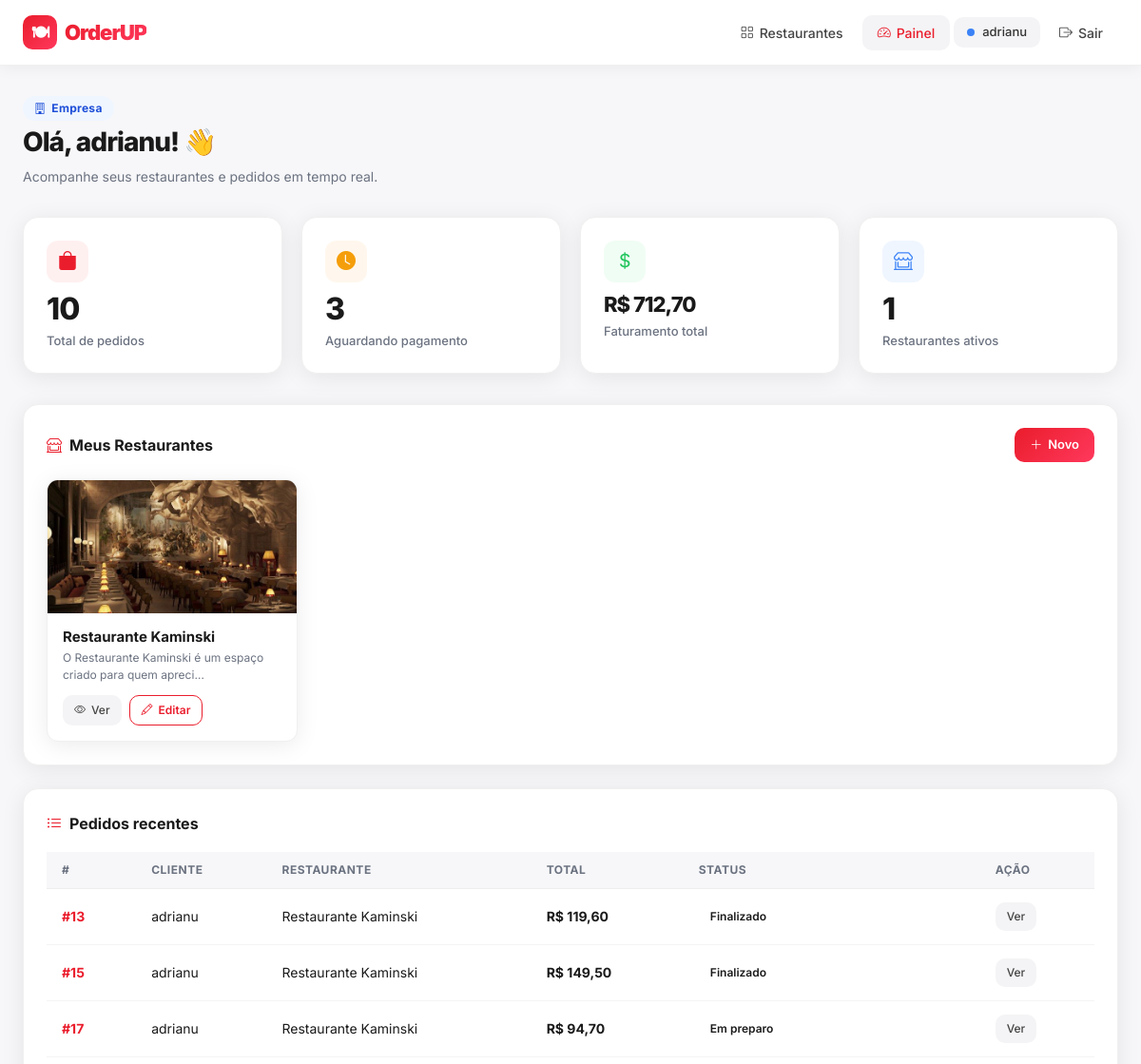
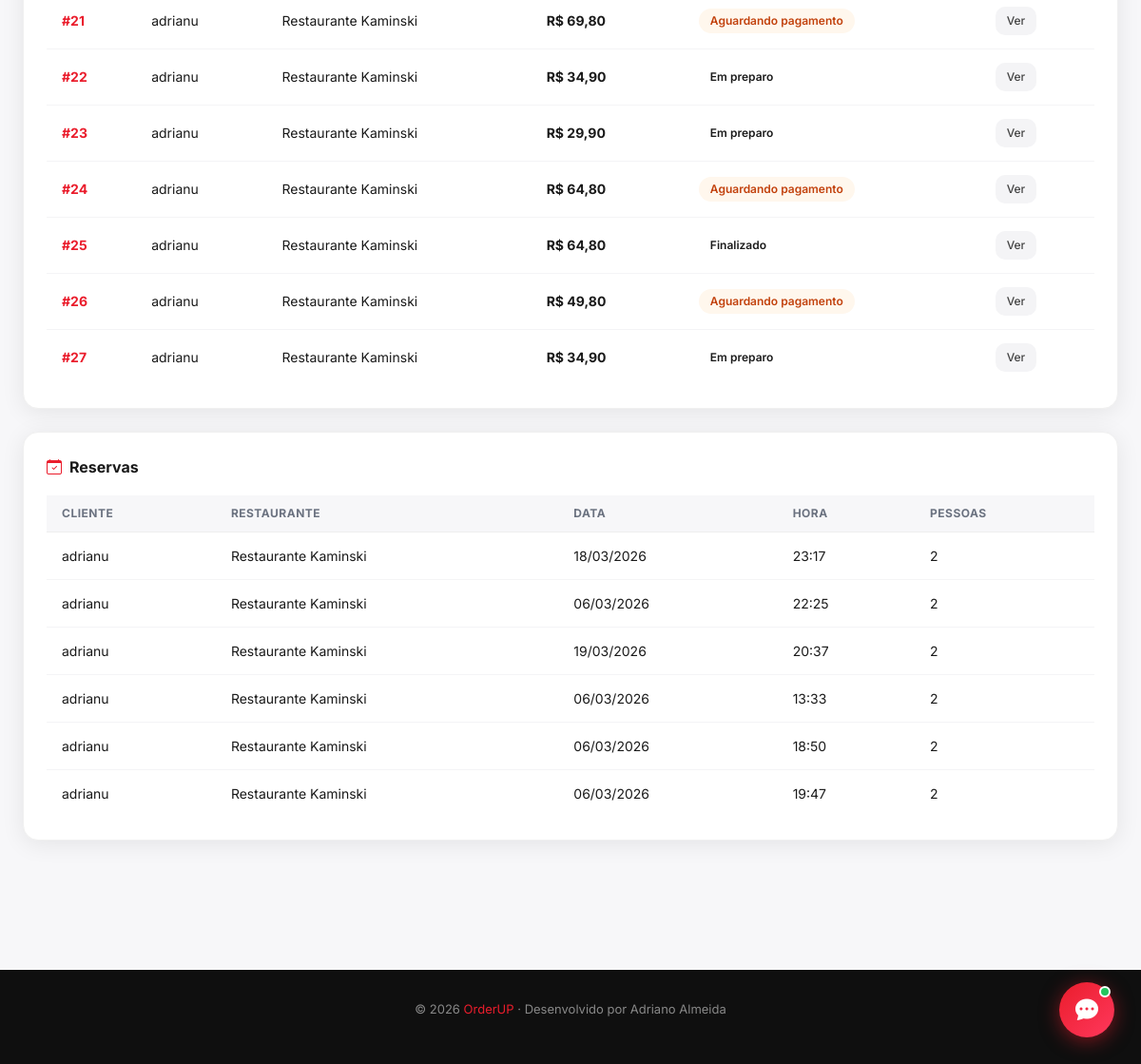
/dashboard/ (signed in), run on an earlier commit of the app's database (2 pictures, top to bottom).
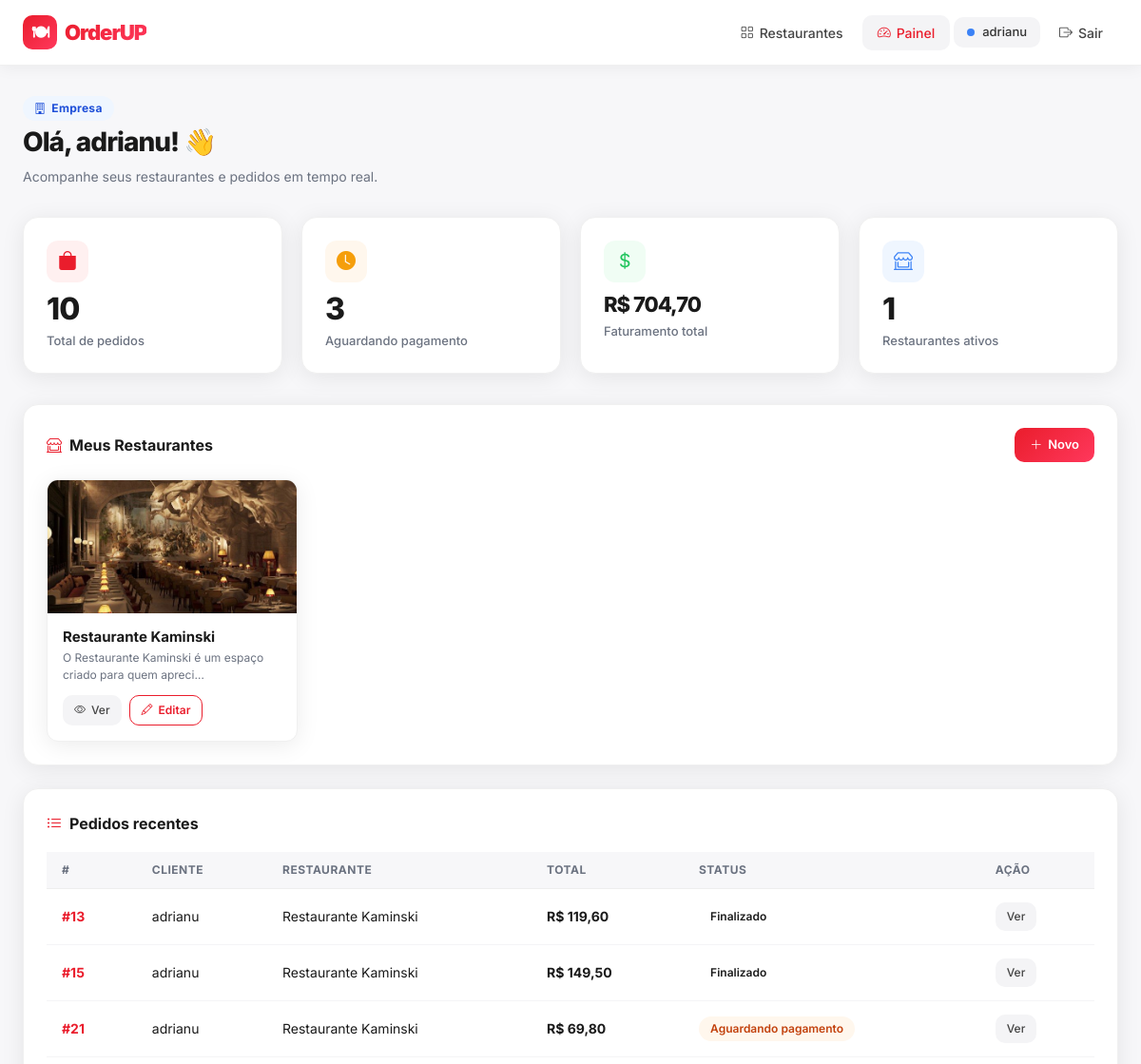
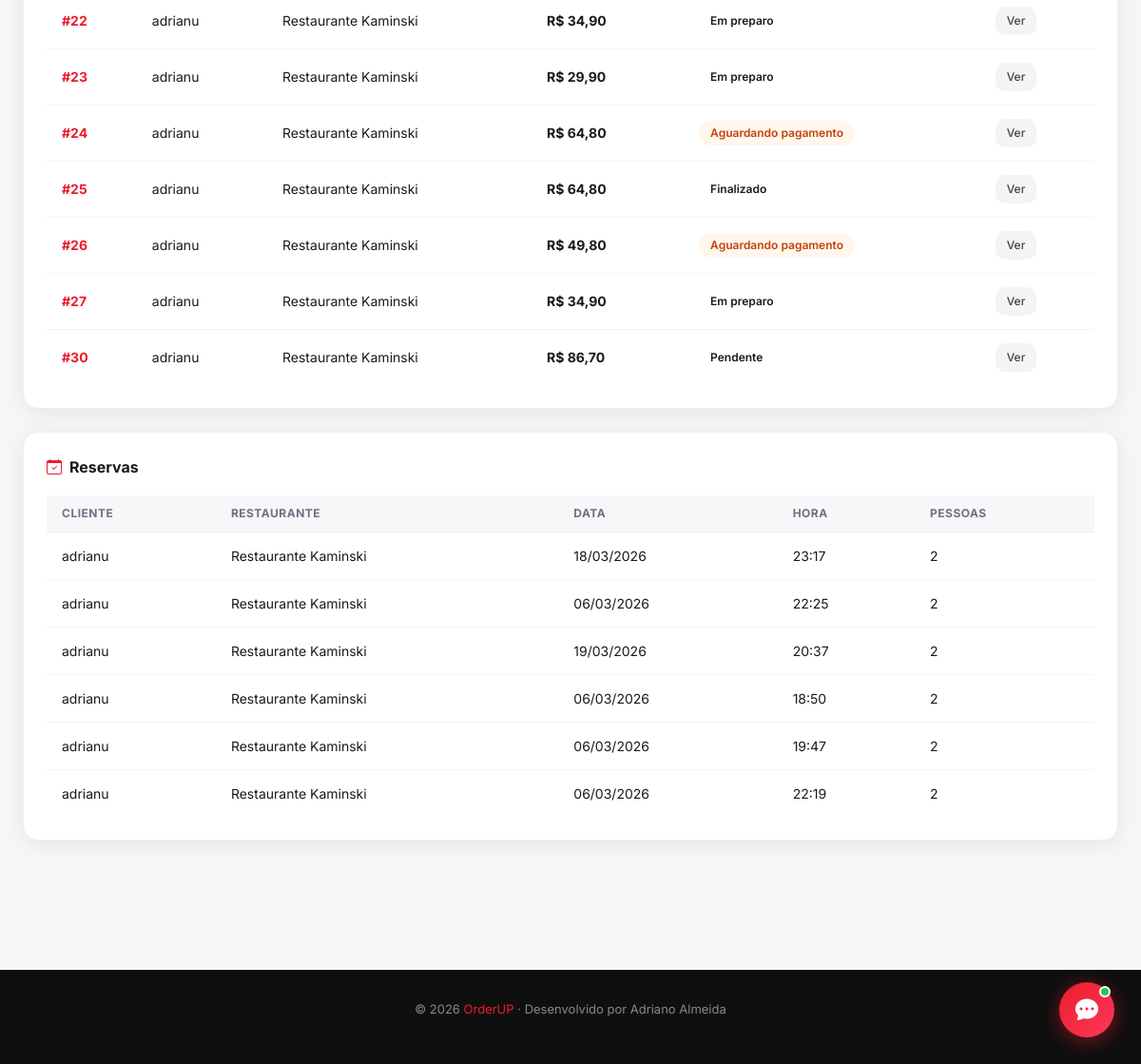
And on a later commit of the database (2 pictures, top to bottom).
### myapp/models.py (models this page shows, shortened)
class Restaurant(models.Model):
    name = models.CharField(max_length=200)
    description = models.TextField()
    image = models.ImageField(upload_to='restaurants/', blank=True, null=True)
    owner = models.ForeignKey(User, on_delete=models.CASCADE)
    created_at = models.DateTimeField(auto_now_add=True)
    class Meta:
        ordering = ['-created_at']

class Order(models.Model):
    ORDER_STATUS = [
        ('PENDING', 'Aguardando pagamento'),
        ('PAID', 'Pago'),
        ('PREPARING', 'Em preparo'),
        ('READY', 'Pronto'),
        ('DELIVERED', 'Entregue'),
        ('CANCELLED', 'Cancelado'),
    ]
    ORDER_TYPE = [
        ('LOCAL', 'Consumo no Local'),
        ('DELIVERY', 'Entrega'),
    ]
    restaurant = models.ForeignKey(
        Restaurant,
        on_delete=models.CASCADE,
        related_name='orders'
    )
    customer = models.ForeignKey(
        User,
        on_delete=models.CASCADE,
        related_name='orders'
    )
    PAYMENT_METHOD = [
        ('pix', 'PIX'),
        ('credito', 'Cartão de Crédito'),
        ('debito', 'Cartão de Débito'),
        ('dinheiro', 'Dinheiro'),
    ]
    order_type = models.CharField(max_length=10, choices=ORDER_TYPE)
    status = models.CharField(
        max_length=20,
        choices=ORDER_STATUS,
        default='PENDING'
    )
    delivery_address = models.CharField(max_length=300, blank=True, null=True)
    delivery_complement = models.CharField(max_length=100, blank=True, null=True)
    delivery_neighborhood = models.CharField(max_length=100, blank=True, null=True)
    delivery_city = models.CharField(max_length=100, blank=True, null=True)
    delivery_cep = models.CharField(max_length=10, blank=True, null=True)
    delivery_phone = models.CharField(max_length=20, blank=True, null=True)
    payment_method = models.CharField(max_length=20, choices=PAYMENT_METHOD, blank=True, null=True)
    payment_id = models.CharField(max_length=200, blank=True, null=True)  # ID do MercadoPago
    paid_at = models.DateTimeField(null=True, blank=True)
    customer_notified = models.BooleanField(default=False)
    last_status_update = models.DateTimeField(auto_now=True)
    created_at = models.DateTimeField(auto_now_add=True)
    @property
    def total(self):
        return sum(
            (item.menu_item.price * item.quantity)
            for item in self.items.all()
        ) or 0

class OrderItem(models.Model):
    order = models.ForeignKey(
        Order,
        related_name='items',
        on_delete=models.CASCADE
    )
    menu_item = models.ForeignKey(MenuItem, on_delete=models.CASCADE)
    quantity = models.PositiveIntegerField()

class MenuItem(models.Model):
    restaurant = models.ForeignKey(
        Restaurant,
        on_delete=models.CASCADE,
        related_name='menu_items'
    )
    name = models.CharField(max_length=200)
    description = models.TextField()
    price = models.DecimalField(max_digits=8, decimal_places=2)
    image = models.ImageField(
        upload_to=menu_image_path,
        blank=True,
        null=True
    )
    available = models.BooleanField(default=True)

class Reservation(models.Model):
    restaurant = models.ForeignKey(
        Restaurant,
        on_delete=models.CASCADE,
        related_name='reservations'
    )
    customer = models.ForeignKey(
        User,
        on_delete=models.CASCADE,
        related_name='reservations'
    )
    date = models.DateField()
    time = models.TimeField()
    number_of_people = models.PositiveIntegerField()
    observation = models.TextField(blank=True, null=True)
    related_order = models.ForeignKey(
        Order,
        on_delete=models.SET_NULL,
        blank=True,
        null=True,
        related_name='reservation_link'
    )
    created_at = models.DateTimeField(auto_now_add=True)

### myapp/views.py (the view)
# urls.py: path('dashboard/', views.my_dashboard, name='my_dashboard'),
@login_required
def my_dashboard(request):
    user = request.user
    if user.is_superuser:
        restaurants = Restaurant.objects.all()
        orders = Order.objects.all()
        reservations = Reservation.objects.all()
        template = 'dashboard_admin.html'
    elif hasattr(user, 'profile') and user.profile.user_type == 'empresa':
        restaurants = Restaurant.objects.filter(owner=user)
        orders = Order.objects.filter(restaurant__owner=user)
        reservations = Reservation.objects.filter(restaurant__owner=user)
        template = 'dashboard.html'
    else:
        restaurants = None
        orders = Order.objects.filter(customer=user)
        reservations = Reservation.objects.filter(customer=user)
        template = 'dashboard_cliente.html'
    total_vendas = orders.count()
    aguardando_pagamento = orders.filter(status='PENDING').count()
    total_faturado = sum(order.total for order in orders)
    return render(request, template, {
        'restaurants': restaurants,
        'orders': orders,
        'reservations': reservations,
        'total_vendas': total_vendas,
        'aguardando_pagamento': aguardando_pagamento,
        'total_faturado': total_faturado,
    })

### templates/dashboard.html (shortened to what this page needs)
{% extends 'base.html' %}
{% block content %}
<div class="dash-wrap" style="max-width:100%;padding:0">
  <div class="dash-header">
    <div style="display:flex;align-items:center;gap:12px;margin-bottom:6px">
      <span class="profile-chip chip-empresa"><i class="bi bi-building"></i> Empresa</span>
    </div>
    <h1 class="dash-title">Olá, {{ user.first_name|default:user.username }}! 👋</h1>
    <p style="color:var(--muted);font-size:14px">Acompanhe seus restaurantes e pedidos em tempo real.</p>
  </div>
  <div class="stat-grid">
    <div class="stat-card">
      <div class="stat-icon" style="background:#fff0f0"><i class="bi bi-bag-fill" style="color:var(--red)"></i></div>
      <div class="stat-num">{{ total_vendas }}</div>
      <div class="stat-label">Total de pedidos</div>
    </div>
    <div class="stat-card">
      <div class="stat-icon" style="background:#fff7ed"><i class="bi bi-clock-fill" style="color:#f59e0b"></i></div>
      <div class="stat-num">{{ aguardando_pagamento }}</div>
      <div class="stat-label">Aguardando pagamento</div>
    </div>
    <div class="stat-card">
      <div class="stat-icon" style="background:#f0fdf4"><i class="bi bi-currency-dollar" style="color:#22c55e"></i></div>
      <div class="stat-num" style="font-size:22px">R$ {{ total_faturado|floatformat:2 }}</div>
      <div class="stat-label">Faturamento total</div>
    </div>
    <div class="stat-card">
      <div class="stat-icon" style="background:#eff6ff"><i class="bi bi-shop-window" style="color:#3b82f6"></i></div>
      <div class="stat-num">{{ restaurants.count }}</div>
      <div class="stat-label">Restaurantes ativos</div>
    </div>
  </div>
  <div class="dash-card">
    <div class="dash-card-title">
      <i class="bi bi-shop-window" style="color:var(--red)"></i> Meus Restaurantes
      <a href="{% url 'restaurant_create' %}" class="btn-red" style="margin-left:auto;font-size:13px;padding:8px 16px">
        <i class="bi bi-plus-lg"></i> Novo
      </a>
    </div>
    {% if restaurants %}
    <div style="display:grid;grid-template-columns:repeat(auto-fill,minmax(260px,1fr));gap:16px">
      {% for restaurant in restaurants %}
      <div style="border:1px solid #f0f0f0;border-radius:12px;overflow:hidden;transition:all .2s" class="card-rest">
        {% if restaurant.image %}
          <img src="{{ restaurant.image.url }}" alt="{{ restaurant.name }}" style="width:100%;height:140px;object-fit:cover">
        {% else %}
          <div style="width:100%;height:140px;background:linear-gradient(135deg,#f0f0f0,#e0e0e0);display:flex;align-items:center;justify-content:center;font-size:36px">🏪</div>
        {% endif %}
        <div style="padding:16px">
          <h4 style="font-size:15px;font-weight:700;margin-bottom:4px">{{ restaurant.name }}</h4>
          <p style="font-size:12px;color:var(--muted);margin-bottom:12px">{{ restaurant.description|truncatechars:60 }}</p>
          <div style="display:flex;gap:8px">
            <a href="{% url 'restaurant_detail' restaurant.pk %}" class="btn-gray" style="font-size:12px;padding:6px 12px"><i class="bi bi-eye"></i> Ver</a>
            <a href="{% url 'restaurant_update' restaurant.pk %}" class="btn-outline-red" style="font-size:12px;padding:6px 12px"><i class="bi bi-pencil"></i> Editar</a>
          </div>
        </div>
      </div>
      {% endfor %}
    </div>
    {% else %}
    <div style="text-align:center;padding:40px">
      <div style="font-size:48px;margin-bottom:12px">🏪</div>
      <p style="color:var(--muted)">Nenhum restaurante ainda. <a href="{% url 'restaurant_create' %}" style="color:var(--red);font-weight:600">Criar agora</a></p>
    </div>
    {% endif %}
  </div>
  <div class="dash-card">
    <div class="dash-card-title"><i class="bi bi-list-ul" style="color:var(--red)"></i> Pedidos recentes</div>
    {% if orders %}
    <table class="table-orderup">
      <thead>
        <tr>
          <th>#</th><th>Cliente</th><th>Restaurante</th><th>Total</th><th>Status</th><th>Ação</th>
        </tr>
      </thead>
      <tbody>
        {% for order in orders|slice:":20" %}
        <tr>
          <td style="font-weight:700;color:var(--red)">#{{ order.id }}</td>
          <td>{{ order.customer.username }}</td>
          <td>{{ order.restaurant.name }}</td>
          <td style="font-weight:700">R$ {{ order.total|floatformat:2 }}</td>
          <td>
            <span class="badge-status badge-{{ order.status|lower }}">
              {{ order.get_status_display }}
            </span>
          </td>
          <td>
            <a href="{% url 'order_detail' order.pk %}" class="btn-gray" style="font-size:12px;padding:6px 12px">Ver</a>
          </td>
        </tr>
        {% endfor %}
      </tbody>
    </table>
    {% else %}
    <p style="color:var(--muted);text-align:center;padding:24px">Nenhum pedido ainda.</p>
    {% endif %}
  </div>
  <div class="dash-card">
    <div class="dash-card-title"><i class="bi bi-calendar-check" style="color:var(--red)"></i> Reservas</div>
    {% if reservations %}
    <table class="table-orderup">
      <thead><tr><th>Cliente</th><th>Restaurante</th><th>Data</th><th>Hora</th><th>Pessoas</th></tr></thead>
      <tbody>
        {% for res in reservations|slice:":10" %}
        <tr>
          <td>{{ res.customer.username }}</td>
          <td>{{ res.restaurant.name }}</td>
          <td>{{ res.date|date:"d/m/Y" }}</td>
          <td>{{ res.time|time:"H:i" }}</td>
          <td>{{ res.number_of_people }}</td>
        </tr>
        {% endfor %}
      </tbody>
    </table>
    {% else %}
    <p style="color:var(--muted);text-align:center;padding:24px">Nenhuma reserva ainda.</p>
    {% endif %}
  </div>
</div>
{% endblock %}

### templates/base.html (shortened to what this page needs)
{% load static %}
<!DOCTYPE html>
<html lang="pt-br">
<head>
<link href="https://cdn.jsdelivr.net/npm/bootstrap@5.3.2/dist/css/bootstrap.min.css" rel="stylesheet">
<link href="https://cdn.jsdelivr.net/npm/bootstrap-icons@1.11.3/font/bootstrap-icons.min.css" rel="stylesheet">
</head>
<body>
<nav class="navbar-orderup">
  <div class="nav-inner">
    <a href="{% url 'home' %}" class="brand">
      <div class="brand-icon">🍽</div>
      <span>OrderUP</span>
    </a>
    <div class="nav-links">
      {% if user.is_authenticated %}
        <a href="{% url 'restaurant_list' %}" class="nav-btn {% if '/restaurants' in request.path %}active{% endif %}">
          <i class="bi bi-grid"></i><span>Restaurantes</span>
        </a>
        {% if user.profile.user_type == 'empresa' or user.is_superuser %}
          <a href="{% url 'my_dashboard' %}" class="nav-btn {% if 'dashboard' in request.path %}active{% endif %}">
            <i class="bi bi-speedometer2"></i><span>Painel</span>
          </a>
        {% else %}
          <a href="{% url 'my_dashboard' %}" class="nav-btn {% if 'dashboard' in request.path %}active{% endif %}">
            <i class="bi bi-person-circle"></i><span>Meus Pedidos</span>
          </a>
        {% endif %}
        <div class="user-badge">
          {% if user.is_superuser %}
            <span class="dot dot-admin"></span>Admin
          {% elif user.profile.user_type == 'empresa' %}
            <span class="dot dot-empresa"></span>{{ user.username }}
          {% else %}
            <span class="dot dot-cliente"></span>{{ user.username }}
          {% endif %}
        </div>
        <form action="{% url 'logout' %}" method="post" style="margin:0">
          <button type="submit" class="nav-btn">
            <i class="bi bi-box-arrow-right"></i><span>Sair</span>
          </button>
        </form>
      {% else %}
        <a href="{% url 'login' %}" class="nav-btn nav-btn-outline">Entrar</a>
        <a href="{% url 'register' %}" class="nav-btn nav-btn-primary">Cadastrar</a>
      {% endif %}
    </div>
  </div>
</nav>
<div style="max-width:1200px;margin:0 auto;padding:{% if request.path == '/' %}40px{% else %}32px{% endif %} 24px">
  {% block content %}{% endblock %}
</div>
<footer>
  <p>© 2026 <span>OrderUP</span> · Desenvolvido por Adriano Almeida</p>
</footer>
{% if user.is_authenticated %}
<button id="chat-fab" onclick="toggleChat()">
  <i class="bi bi-chat-dots-fill" id="chat-icon"></i>
  <div class="badge-dot"></div>
</button>
{% endif %}
</body>
</html>

What changed in the data, as far as the page shows it:
removed Order: id "17", customer.username "adrianu", restaurant.name "Restaurante Kaminski", total "94,70", status "Em preparo"
removed Reservation: customer.username "adrianu", restaurant.name "Restaurante Kaminski", date "06/03/2026", time "13:33", number_of_people "2"
added Order: id "30", customer.username "adrianu", restaurant.name "Restaurante Kaminski", total "86,70", status "Pendente"
added Reservation: customer.username "adrianu", restaurant.name "Restaurante Kaminski", date "06/03/2026", time "22:19", number_of_people "2"
Also different on the page:
{{ total_faturado|floatformat:2 }}: "712,70" → "704,70"
